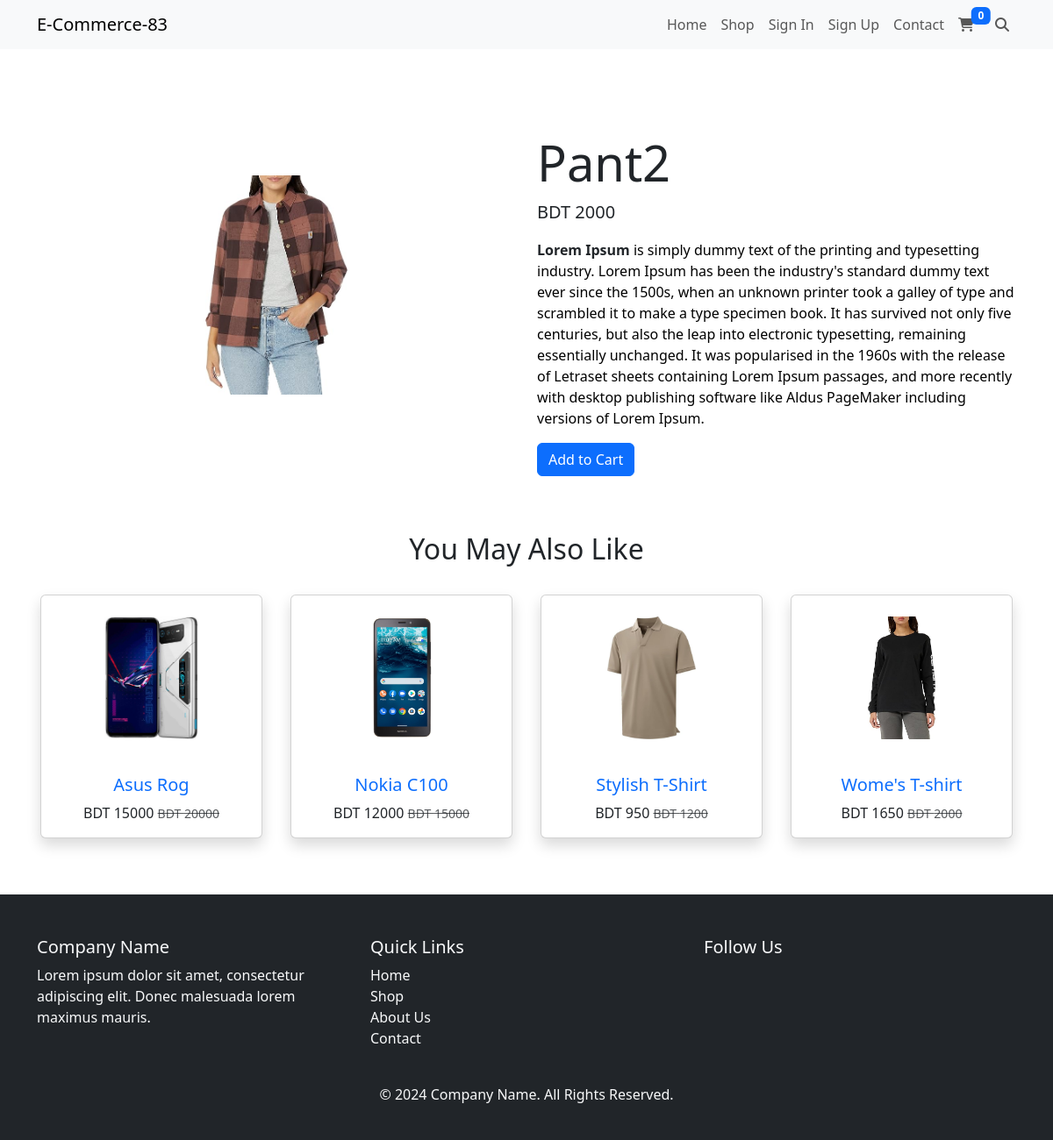
Page /single-product.php?pid=15 on the committed database.
### tables this page shows
CREATE TABLE `products` (
  `id` int(11) NOT NULL,
  `name` varchar(255) NOT NULL,
  `category_id` int(11) NOT NULL,
  `regular_price` int(11) NOT NULL,
  `sale_price` int(11) NOT NULL,
  `stocks` int(11) NOT NULL,
  `image` varchar(255) NOT NULL,
  `description` longtext NOT NULL,
  `created_at` timestamp NOT NULL DEFAULT current_timestamp()
);

### single-product.php (the view, shortened to what this page needs)
<?php
    require_once "./header.php";
    $pid = $_GET['pid'] ?? header("Location: index.php");
    $product = $conn->query("SELECT * FROM products WHERE id = $pid");
    $product = $product->fetch_assoc();
?>
    <div class="container py-5">
        <div class="row py-5">
            <div class="col-lg-6 text-center py-5">
                <img src="./uploads/<?= $product['image'] ?>" alt="<?= $product['name'] ?>" class="img-fluid" style="height: 250px">
            </div>
            <div class="col-lg-6">
                <h2 class="display-4"><?= $product['name'] ?></h2>
                <p class="lead">BDT <?= $product['sale_price'] ?></p>
                <p><?= htmlspecialchars_decode($product['description']) ?></p>
                <a href="#" class="btn btn-primary">Add to Cart</a>
            </div>
        </div>
        <?php
            $products = $conn->query("SELECT * FROM products WHERE id != $pid ORDER BY RAND() LIMIT 0, 4")->fetch_all(MYSQLI_ASSOC);
        ?>
        <div class="row">
            <h2 class="text-center my-3">You May Also Like</h2>
            <?php foreach ($products as $product): ?>
                <div class="col-lg-3 col-md-4 col-sm-6 p-3">
                    <div class="card text-center shadow">
                        <img src="./uploads/<?= $product['image'] ?>" alt="<?= $product['name'] ?>" class="card-img-top mx-auto my-4" style="height: 140px; object-fit: cover; width: max-content">
                        <div class="card-body">
                            <a href="./single-product.php?pid=<?= $product['id'] ?>" class="text-decoration-none">
                                <h5 class="card-title"><?= $product['name'] ?></h5>
                            </a>
                            <p class="card-text">
                                BDT <?= $product['sale_price'] ?>
                                <span class="text-decoration-line-through small text-muted">BDT <?= $product['regular_price'] ?></span>
                            </p>
                        </div>
                    </div>
                </div>
            <?php endforeach; ?>
        </div>
    </div>
<?php
    require_once "./footer.php";
?>

### rows in the picture
products: image (picture), name "Pant2", sale_price "2000", description "Lorem Ipsum is simply dummy text of the printing and typesetting industry. Lorem Ipsum has been the industry's standard dummy text ever since the 1500s, when an unknown printer took a galley of type and scrambled it to make a type specimen book. It has survived not only five centuries, but also the leap into electronic typesetting, remaining essentially unchanged. It was popularised in the 1960s with the release of Letraset sheets containing Lorem Ipsum passages, and more recently with desktop publishing software like Aldus PageMaker including versions of Lorem Ipsum."
products: image (picture), name "Asus Rog", sale_price "15000", regular_price "20000"
products: image (picture), name "Nokia C100", sale_price "12000", regular_price "15000"
products: image (picture), name "Stylish T-Shirt", sale_price "950", regular_price "1200"
products: image (picture), name "Wome's T-shirt", sale_price "1650", regular_price "2000"
